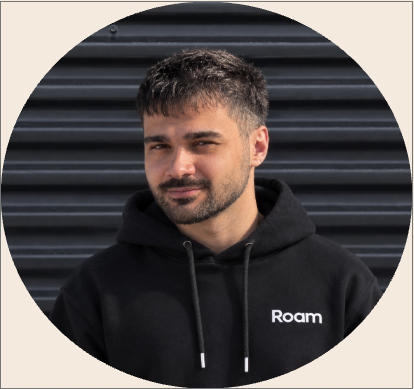
#> input picture docs/pitch/assets/atahan.png, 414 x 389 px
$ python -i build_pptx.py   (imports and definitions only)
#> lines starting #> are read from the running program, lines starting #| are printed output that depends on the picture; after the words box and inside, x2 and y2 are one past the last pixel; in counts of white or black regions, pixels touching at a corner belong together
"""Build docs/pitch/SharkSight-pitch.pptx, an editable PowerPoint copy of docs/pitch/index.html.

Run: uv run --no-project --with python-pptx python docs/pitch/build_pptx.py
Speaker notes come from docs/pitch/script.md. Keep the text in sync with index.html.
"""

import re
from io import BytesIO
from pathlib import Path

from PIL import Image, ImageDraw
from pptx import Presentation
from pptx.dml.color import RGBColor
from pptx.enum.shapes import MSO_SHAPE
from pptx.enum.text import MSO_ANCHOR, PP_ALIGN
from pptx.oxml.ns import qn
from pptx.util import Emu, Pt

HERE = Path(__file__).parent
FONT = "Helvetica Neue"

# [1 line that did not run here, left out]
# [1 line that did not run here, left out]
# [1 line that did not run here, left out]
# [1 line that did not run here, left out]
# [1 line that did not run here, left out]
# [1 line that did not run here, left out]
# [1 line that did not run here, left out]
# [1 line that did not run here, left out]

# [1 line that did not run here, left out]
IN = 914400
LEFT = int(0.9 * IN)
# [1 line that did not run here, left out]

# [1 line that did not run here, left out]
# [1 line that did not run here, left out]
# [1 line that did not run here, left out]


# [24 lines that did not run here, left out]


def chrome(slide, n, total):
    slide.background.fill.solid()
    slide.background.fill.fore_color.rgb = VOID
    text(slide, LEFT, H - int(0.5 * IN), CW, int(0.25 * IN),
         "SharkSight · BMW AI for Product Decision Making · EHL – Grand Finale", 10, INK3)
    text(slide, LEFT, H - int(0.5 * IN), CW, int(0.25 * IN), f"{n} / {total}", 10, INK3, align=PP_ALIGN.RIGHT)
    bar = slide.shapes.add_shape(MSO_SHAPE.RECTANGLE, 0, H - Emu(25400), int(W * n / total), Emu(25400))
    bar.fill.solid()
    bar.fill.fore_color.rgb = SWEEP
    bar.line.fill.background()


def kicker(slide, y, label):
    text(slide, LEFT, y, CW, int(0.3 * IN), label.upper(), 12, SWEEP, bold=True)


def heading(slide, y, t, h=int(1.2 * IN), size=34):
    text(slide, LEFT, y, CW, h, t, size, INK)


# [15 lines that did not run here, left out]


def flow(slide, y, steps, current):
    x = LEFT
    for i, s in enumerate(steps):
        w = int((0.22 + 0.105 * len(s)) * IN)
        pill = slide.shapes.add_shape(MSO_SHAPE.ROUNDED_RECTANGLE, x, y, w, int(0.45 * IN))
        pill.adjustments[0] = 0.5
        pill.fill.background()
        pill.line.color.rgb = SWEEP if s == current else HAIR
        pill.line.width = Pt(1)
        tf = pill.text_frame
        tf.margin_left = tf.margin_right = 0
        p = tf.paragraphs[0]
        p.alignment = PP_ALIGN.CENTER
        r = p.add_run()
        r.text = s
        r.font.name, r.font.size = FONT, Pt(15)
        r.font.color.rgb = INK if s == current else INK2
        x += w
        if i < len(steps) - 1:
            text(slide, x, y, int(0.4 * IN), int(0.45 * IN), "→", 15, INK3, align=PP_ALIGN.CENTER, anchor=MSO_ANCHOR.MIDDLE)
            x += int(0.4 * IN)


# [4 lines that did not run here, left out]


# [7 lines that did not run here, left out]


def logo(slide, x, y, size):
    slide.shapes.add_picture(str(HERE / "assets/logo.png"), x, y, size, size)


def round_photo(path, px=600, zoom=1.08):
#> called with path = 'assets/atahan.png', px = 600, zoom = 1.08
    im = Image.open(path).convert("RGB")
    s = min(im.size)
#> s = 389
    c = int(s / zoom)
#> c = 360
    l, t = (im.width - c) // 2, (im.height - c) // 2
#> l = 27; t = 14
    im = im.crop((l, t, l + c, t + c)).resize((px, px), Image.LANCZOS)
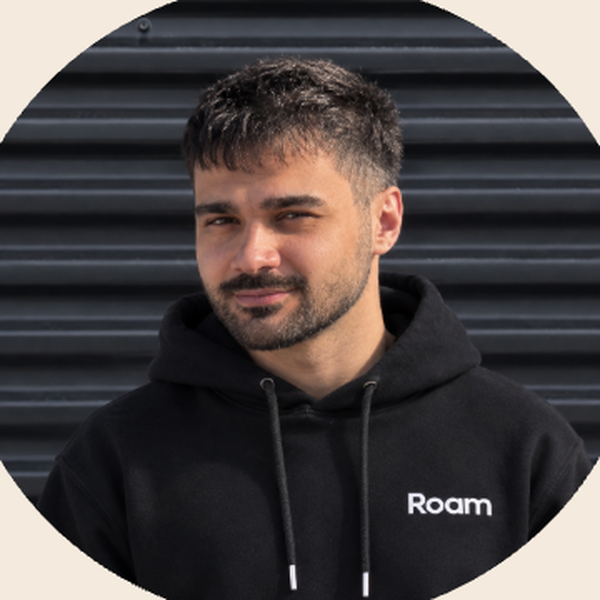
#> im: PIL image 600x600 RGB; mean R, G, B 74.6, 68.9, 68.7
    mask = Image.new("L", (px, px), 0)
#> mask: PIL image 600x600 L; every value is 0
    ImageDraw.Draw(mask).ellipse((0, 0, px - 1, px - 1), fill=255)
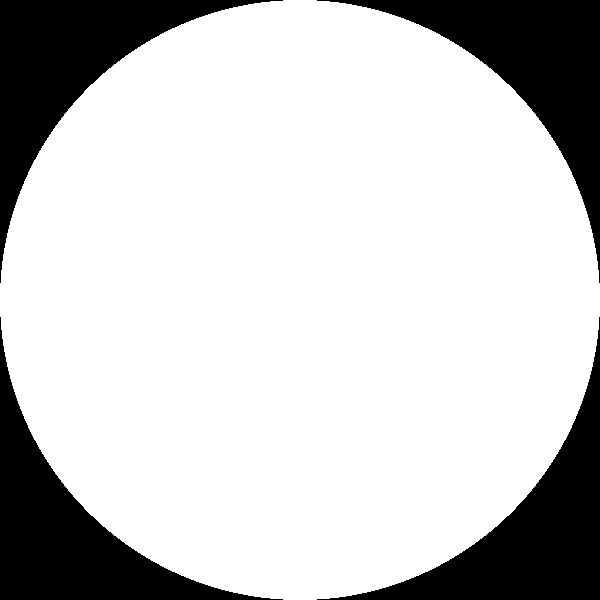
#> mask: PIL image 600x600 L; 78.5% white; 4 black regions, box (x1, y1, x2, y2) and area: (0, 0, 283, 283) 19332, (317, 0, 600, 283) 19332, (0, 317, 283, 600) 19332, (317, 317, 600, 600) 19332
    out = Image.new("RGBA", (px, px))
#> out: PIL image 600x600 RGBA; every value is 0
    out.paste(im, (0, 0), mask)
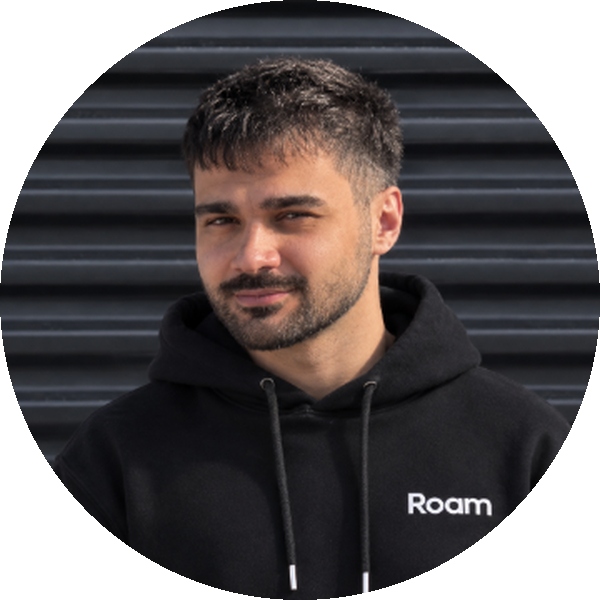
#> out: PIL image 600x600 RGBA; mean R, G, B, A 44.6, 39.9, 40.5, 200.2; transparent parts drawn white
    buf = BytesIO()
    out.save(buf, "PNG")
    buf.seek(0)
    return buf


def notes_from_script():
    src = (HERE / "script.md").read_text()
    blocks = re.findall(r"\*\*(\d+) · [^*]+\*\*\n(.+?)(?=\n\n|\Z)", src, re.S)
    return {int(n): body.strip() for n, body in blocks}


SLIDES = []


def slide(fn):
    SLIDES.append(fn)
    return fn


# [117 lines left out: functions title, team, problem, evidence, structure, definition and 2 more, not called in this run]


# [1 line that did not run here, left out]
# [6 lines not run here, left out]

out = HERE / "SharkSight-pitch.pptx"
# [2 lines not run here, left out]

>>> result = round_photo('assets/atahan.png')
